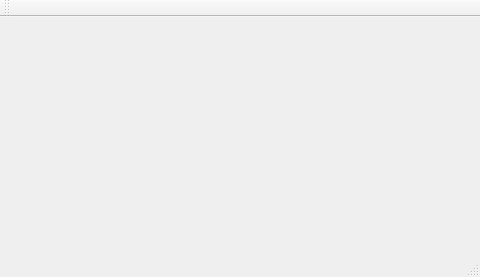
<?xml version="1.0" encoding="UTF-8"?>
<ui version="4.0">
 <class>MainWindow</class>
 <widget class="QMainWindow" name="MainWindow">
  <property name="geometry">
   <rect>
    <x>0</x>
    <y>0</y>
    <width>480</width>
    <height>277</height>
   </rect>
  </property>
  <property name="windowTitle">
   <string>MainWindow</string>
  </property>
  <widget class="QWidget" name="centralWidget">
   <widget class="QWidget" name="gridLayoutWidget">
    <property name="geometry">
     <rect>
      <x>110</x>
      <y>40</y>
      <width>160</width>
      <height>80</height>
     </rect>
    </property>
    <layout class="QGridLayout" name="gridLayout"/>
   </widget>
  </widget>
  <widget class="QMenuBar" name="menuBar">
   <property name="geometry">
    <rect>
     <x>0</x>
     <y>0</y>
     <width>480</width>
     <height>26</height>
    </rect>
   </property>
  </widget>
  <widget class="QToolBar" name="mainToolBar">
   <attribute name="toolBarArea">
    <enum>TopToolBarArea</enum>
   </attribute>
   <attribute name="toolBarBreak">
    <bool>false</bool>
   </attribute>
  </widget>
  <widget class="QStatusBar" name="statusBar"/>
 </widget>
 <layoutdefault spacing="6" margin="11"/>
 <resources/>
 <connections/>
</ui>
